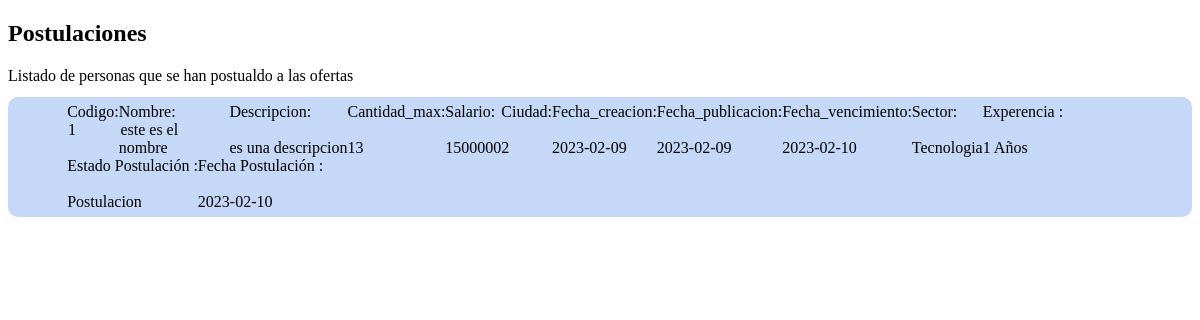
Page /Aplicacion/Users/Usuario/bean/Postulaciones.php (signed in) on the committed database.
### tables this page shows
CREATE TABLE `ofertas` (
  `codigo` int(11) NOT NULL,
  `empresa` int(11) NOT NULL,
  `nombre` varchar(100) DEFAULT NULL,
  `descripcion` text DEFAULT NULL,
  `cantidad_max` int(11) DEFAULT -1,
  `salario` int(11) DEFAULT NULL,
  `ciudad` int(11) DEFAULT NULL,
  `fecha_creacion` date DEFAULT NULL,
  `fecha_publicacion` date DEFAULT NULL,
  `fecha_vencimiento` date DEFAULT NULL,
  `sector` int(11) NOT NULL,
  `experencia` int(11) DEFAULT NULL
);

CREATE TABLE `sector` (
  `codigo` int(11) NOT NULL,
  `descripcion` varchar(100) DEFAULT NULL,
  `activo` int(11) DEFAULT 1
);

CREATE TABLE `estado_oferta` (
  `codigo` int(11) NOT NULL,
  `descripcion` varchar(100) NOT NULL
);

CREATE TABLE `usuario_oferta` (
  `persona` int(11) NOT NULL,
  `oferta` int(11) NOT NULL,
  `fecha_creacion` date NOT NULL,
  `estado` int(11) NOT NULL,
  `activo` int(11) DEFAULT 1
);

### Aplicacion/src/consultas.php (called while the page is built, shortened)
<?php
require_once "Conexion.php";
  class consultas extends conexionBD{
    public function List_Postulaciones_persona(){
      $sql="SELECT o.* , se.descripcion as sector1 , uo.estado as estadoOfe, uo.fecha_creacion as fecha_postu, eo.descripcion as nomEstado
            FROM `ofertas` o
              inner join sector se on o.sector=se.codigo
              inner join usuario_oferta uo on uo.oferta=o.codigo
              inner join estado_oferta eo on uo.estado=eo.codigo
            where uo.persona =".$_SESSION['cod_persona'];
      $resultado=$this->consultar($sql);
      return $resultado;
    }
  }
  ?>

### Aplicacion/src/Conexion.php (called while the page is built, shortened)
<?php
  class conexionBD{
    var $host='localhost';
    var $username='root';
    var $password='';
    var $db='soluciones';
    public function consultar($sql){
      try {
        $this->conexion=mysqli_connect($this->host,$this->username,$this->password) or die("No se pudo conectar con el servidor");
        mysqli_select_db($this->conexion,$this->db) or die("No se pudo conectar con la base de datos");
        mysqli_set_charset($this->conexion,'UTF8');
          $resultado=mysqli_query($this->conexion,$sql);
          return($resultado);
      } catch (PDOException $e) {
        echo " <p>Error: No se puede establecer coneccion con la Base de Datos.</p>\n\n";
        echo  " <p>Error: ".$e->getMessage()."</p>\n";
        die();
        exit();
      }
    }
  }
?>

### Aplicacion/Users/Usuario/bean/Postulaciones.php (the view, shortened to what this page needs)
<?php
    require_once './../../../src/consultas.php';
    $consultas= new consultas();
?>
<!DOCTYPE html>
<html lang="en">
<head>
</head>
<body>
    <div class="com md-12">
        <div class="col-md-10 mx-auto">
            <h2>Postulaciones</h2>
            <label> Listado de personas que se han postualdo a las ofertas </label>
            <div class="row">
                <div class="col-md-10 mx-auto mt-4">
                <?php
                    $resp=$consultas->List_Postulaciones_persona();
                    if(mysqli_num_rows($resp)>0)
                    {
                        while($fila=mysqli_fetch_assoc($resp))
                        {?>
                        <div class="col-md-12" id="listado_ofertas">
                            <div class="col-md-12"><label>codigo: </label><?=$fila['codigo']?></div>
                            <div class="col-md-12"><label>nombre: </label><?=$fila['nombre']?></div>
                            <div class="col-md-10 descrip"><label>descripcion: </label><br><?=$fila['descripcion']?></div>
                            <div class="col-md-6"><label>cantidad_max: </label><br><?=$fila['cantidad_max']?></div>
                            <div class="col-md-6"><label>salario: </label><br><?=$fila['salario']?></div>
                            <div class="col-md-6"><label>ciudad: </label><br><?=$fila['ciudad']?></div>
                            <div class="col-md-6"><label>fecha_creacion: </label><br><?=$fila['fecha_creacion']?></div>
                            <div class="col-md-6"><label>fecha_publicacion: </label><br><?=$fila['fecha_publicacion']?></div>
                            <div class="col-md-6"><label>fecha_vencimiento: </label><br><?=$fila['fecha_vencimiento']?></div>
                            <div class="col-md-6"><label>sector: </label><br><?=$fila['sector1']?></div>
                            <div class="col-md-6"><label>experencia : </label><br><?=$fila['experencia']?> Años</div>
                            <div class="col-md-6"><label>Estado postulación : </label><br><?=$fila['nomEstado']?> </div>
                            <div class="col-md-6"><label>fecha Postulación : </label><br><?=$fila['fecha_postu']?> </div>
                        </div>
                        <?php
                        }
                    }
                ?>
            </div>
        </div>
    </div>
</body>
</html>

### Aplicacion/Users/Usuario/bean/Postulaciones.php (style rules this page uses)
#listado_ofertas { position: relative; margin: 1vw 0; float: left; padding: 0.5vw 5%; border-radius:10px; background: #c5d8f7; }
#listado_ofertas div { float:left; }
#listado_ofertas div label { text-transform: capitalize; margin-top: 0.5vw; margin-right: 1.5%; }
#listado_ofertas div label:after { content:''; display: block; }

### rows in the picture
ofertas: codigo "1", nombre "este es el nombre", descripcion "es una descripcion", cantidad_max "13", salario "1500000", ciudad "2", fecha_creacion "2023-02-09", fecha_publicacion "2023-02-09", fecha_vencimiento "2023-02-10", sector.descripcion "Tecnologia", experencia "1", estado_oferta.descripcion "Postulacion", usuario_oferta.fecha_creacion "2023-02-10"
